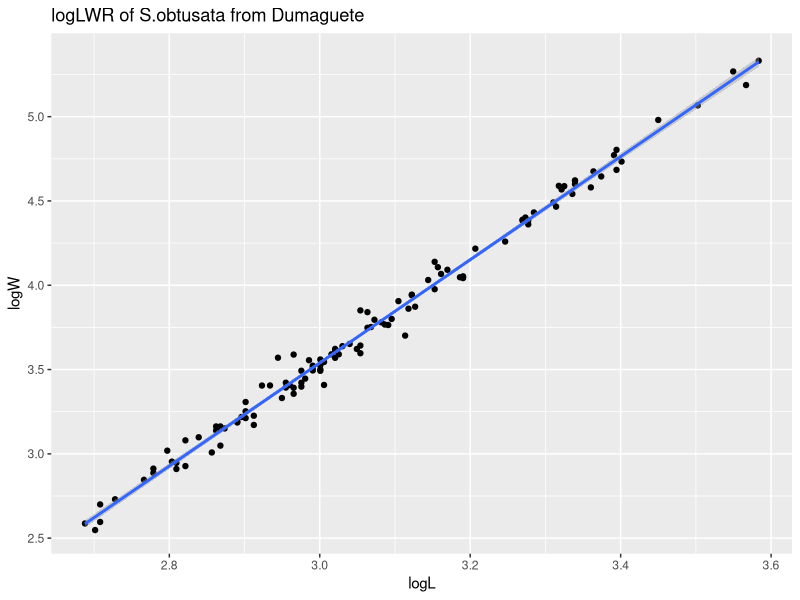
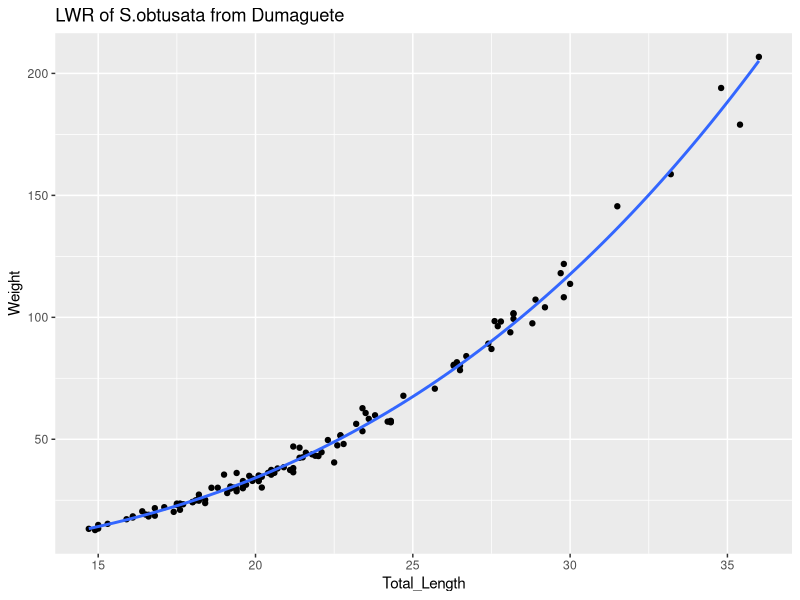
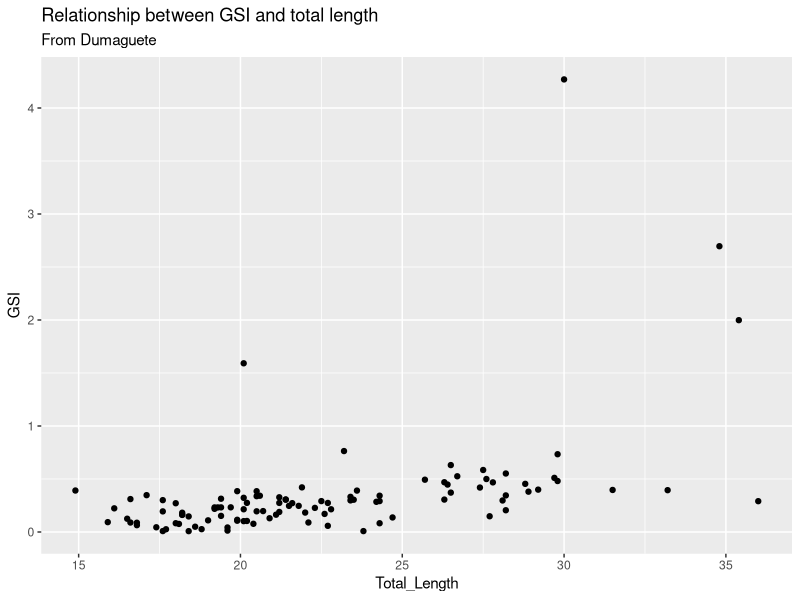

The R source for these figures, in order: (Note: this script raises an error after producing the figures.)
######Setup#####
setwd("/Users/admir/Downloads/S.obtusata_Project/Sphyraena_obtusata")
Packages <- c("tidyverse")
invisible(suppressPackageStartupMessages(lapply(Packages,library,character.only = TRUE)))

######Load files needed#####
Obtusata <- read.csv("AC_Sphyraena_obtusata_Dat_for_R.csv")
colnames(Obtusata) <- c("Specimen_ID","Species","Location","Site","Date","Total_Length",
                          "Standard_Length","Weight","Gonad_Weight")

####################Dumaguete####################
#####Calculating LWR#####

#subset data to include only Dumaguete population
Obtusata_DGT<- subset(Obtusata, Location == "Dumaguete")

#remove NAs from weight and total length
Obtusata_DGT_LWR <- subset(Obtusata_DGT, !is.na(Weight) & !is.na(Total_Length))

#log-transform L and W
Obtusata_DGT_LWR$logL <- log(Obtusata_DGT_LWR$Total_Length)
Obtusata_DGT_LWR$logW <- log(Obtusata_DGT_LWR$Weight)

#create linear model with log-transformed W and L
full_lm_lLlW <- lm(logW~logL, data = Obtusata_DGT_LWR)
full_lm_lLlW
summary(full_lm_lLlW)

#plot model
Obtusata_DGT_logLW_plot <- ggplot(data = Obtusata_DGT_LWR, aes(x = logL, y = logW)) +
  geom_point() + geom_smooth(method = "lm") + ggtitle(label = "logLWR of S.obtusata from Dumaguete")
Obtusata_DGT_LW_plot <- ggplot(data = Obtusata_DGT_LWR, aes(x = Total_Length, y = Weight)) +
  geom_point() + geom_smooth(method = "nls", formula = y ~ a*x^b, start = list(a = 0.0035597, b = 3.059256), data = Obtusata_DGT_LWR, se = F) +
  ggtitle(label = "LWR of S.obtusata from Dumaguete")

Obtusata_DGT_logLW_plot
Obtusata_DGT_LW_plot

#####Calculating GSI#####

#remove NAs from gonad weight
Obtusata_DGT_GSI <- subset(Obtusata_DGT, !is.na(Gonad_Weight))

#raw GSI and TL
Obtusata_DGT_GSI$GSI <- (Obtusata_DGT_GSI$Gonad_Weight/Obtusata_DGT_GSI$Weight) * 100
ggplot(data = Obtusata_DGT_GSI, aes(x = Total_Length, y = GSI)) + 
  geom_point() + ggtitle(label = "Relationship between GSI and total length", subtitle = "From Dumaguete")

mean(Obtusata_DGT_GSI[["GSI"]])

#####Calculating Fulton's Condition Factor#####
Obtusata_DGT$K <- 100 * (Obtusata_DGT$Weight/(Obtusata_DGT$Total_Length)^3)

####################Kalibo####################
#####Calculating LWR#####

#subset data to include only Kalibo population
Obtusata_KAL <- subset(Obtusata, Location == "Kalibo")

#remove NAs from weight and total length
Obtusata_KAL_LWR <- subset(Obtusata_KAL, !is.na(Weight) & !is.na(Total_Length))

#log-transform L and W
Obtusata_KAL_LWR$logL <- log(Obtusata_KAL_LWR$Total_Length)
Obtusata_KAL_LWR$logW <- log(Obtusata_KAL_LWR$Weight)

#create linear model with log-transformed W and L
full_lm_lLlW <- lm(logW~logL, data = Obtusata_KAL_LWR)
full_lm_lLlW
summary(full_lm_lLlW)

#plot model
Obtusata_KAL_logLW_plot <- ggplot(data = Obtusata_KAL_LWR, aes(x = logL, y = logW)) +
  geom_point() + geom_smooth(method = "lm") + ggtitle(label = "logLWR of S.obtusata from Kalibo")
Obtusata_KAL_LW_plot <- ggplot(data = Obtusata_KAL_LWR, aes(x = Total_Length, y = Weight)) +
  geom_point() + geom_smooth(method = "nls", formula = y ~ a*x^b, start = list(a = 0.004027, b = 3.106475), data = Obtusata_KAL_LWR, se = F) +
  ggtitle(label = "LWR of S.obtusata from Kalibo")

Obtusata_KAL_logLW_plot
Obtusata_KAL_LW_plot

#####Calculating GSI#####

#remove NAs from gonad weight
Obtusata_KAL_GSI <- subset(Obtusata_KAL, !is.na(Gonad_Weight))

#raw GSI and TL
Obtusata_KAL_GSI$GSI <- (Obtusata_KAL_GSI$Gonad_Weight/Obtusata_KAL_GSI$Weight) * 100
ggplot(data = Obtusata_KAL_GSI, aes(x = Total_Length, y = GSI)) + 
  geom_point() + ggtitle(label = "Relationship between GSI and total length", subtitle = "From Kalibo")

mean(Obtusata_KAL_GSI[["GSI"]])

#####Calculating Fulton's Condition Factor#####
Obtusata_KAL$K <- 100 * (Obtusata_KAL$Weight/(Obtusata_KAL$Total_Length)^3)

####################Both####################
#####Calculating LWR#####

#remove NAs from weight and total length
Obtusata_full_LWR <- subset(Obtusata, !is.na(Weight) & !is.na(Total_Length))

#log-transform L and W
Obtusata_full_LWR$logL <- log(Obtusata_full_LWR$Total_Length)
Obtusata_full_LWR$logW <- log(Obtusata_full_LWR$Weight)

#create linear model with log-transformed W and L
full_lm_lLlW <- lm(logW~logL, data = Obtusata_full_LWR)
full_lm_lLlW
summary(full_lm_lLlW)

#plot model
Obtusata_full_logLW_plot <- ggplot(data = Obtusata_full_LWR, aes(x = logL, y = logW, colour = Location)) +
  geom_point() + geom_smooth(method = "lm") + ggtitle(label = "logLWR of S.obtusata from 2 populations")
Obtusata_full_LW_plot <- ggplot(data = Obtusata_full_LWR, aes(x = Total_Length, y = Weight, colour = Location)) +
  geom_point() + geom_smooth(method = "nls", formula = y ~ a*x^b, start = list(a = -6.16923, b = 3.24846), data = Obtusata_full_LWR, se = F) +
  ggtitle(label = "LWR of S.obtusata from 2 populations")

Obtusata_full_logLW_plot
Obtusata_full_LW_plot

#####Calculating GSI#####

#remove NAs from gonad weight
Obtusata_full_GSI <- subset(Obtusata, !is.na(Gonad_Weight))

#raw GSI and TL
Obtusata_full_GSI$GSI <- (Obtusata_full_GSI$Gonad_Weight/Obtusata_full_GSI$Weight) * 100
ggplot(data = Obtusata_full_GSI, aes(x = Total_Length, y = GSI, colour = Location)) + 
  geom_point() + ggtitle(label = "Relationship between GSI and total length", subtitle = "From 2 populations")

mean(Obtusata_full_GSI[["GSI"]])

####################Sub-setting data to include only lengths seen in Dumaguete AND Kalibo####################
####Sub-setting for total length between 21cm and 30cm#####

Obtusata_sub <- subset(Obtusata, Total_Length > 21 & Total_Length < 30)

#####Running the rest of my analysis on subset dataframe#####

#log transform L and W
Obtusata_sub$logL <- log(Obtusata_sub$Total_Length)
Obtusata_sub$logW <- log(Obtusata_sub$Weight)

#create linear model with log-transformed W and L
full_lm_lLlW <- lm(logW~logL, data = Obtusata_sub)
full_lm_lLlW
summary(full_lm_lLlW)

#plot model
Obtusata_sub_logLW_plot <- ggplot(data = Obtusata_sub, aes(x = logL, y = logW, colour = Location)) +
  geom_point() + geom_smooth(method = "lm") + ggtitle(label = "logLWR of S.obtusata from 2 populations")
Obtusata_sub_LW_plot <- ggplot(data = Obtusata_sub, aes(x = Total_Length, y = Weight, colour = Location)) +
  geom_point() + geom_smooth(method = "nls", formula = y ~ a*x^b, start = list(a = 0.0035597, b = 3.059256), data = Obtusata_sub, se = F) +
  ggtitle(label = "LWR of S.obtusata from 2 populations")

Obtusata_sub_logLW_plot
Obtusata_sub_LW_plot

#####Calculating GSI#####

#remove NAs from gonad weight
Obtusata_sub_GSI <- subset(Obtusata_sub, !is.na(Gonad_Weight))

#raw GSI and TL
Obtusata_sub_GSI$GSI <- (Obtusata_sub_GSI$Gonad_Weight/Obtusata_sub_GSI$Weight) * 100
ggplot(data = Obtusata_sub_GSI, aes(x = Total_Length, y = GSI, colour = Location)) + 
  geom_point() + ggtitle(label = "Relationship between GSI and total length", subtitle = "From 2 populations")
